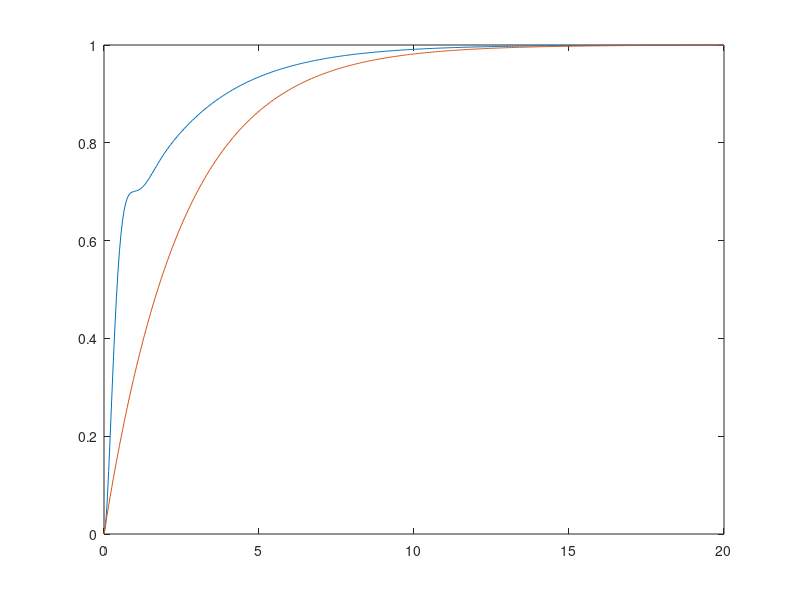

The MATLAB source for this figure:
%Parameters
Kq = -24;
Tt2 = 1.4;
wsp = sqrt(13);
zsp = 2/wsp;
VTAS = 160;
kr = -0.089;
kth = -0.4735;

s = tf('s');

% transfer function Hq, basis
Hq = Kq * (Tt2*s + 1) /(s^2 + 2* zsp*wsp*s + wsp^2);

% list of tf's in a vector
Htheta = Hq/s;
Hgamma = Hq/(s*(1+Tt2*s));
Hh = VTAS*Hq/(s^2*(1+ Tt2*s));

H = [Hq; Htheta; Hgamma; Hh];


sys1 = minreal(ss(H));

%Feedback system establishment
Kr = [kr,0,0,0];
sys2 = minreal(feedback(sys1, Kr));




sys3 = minreal(feedback(kth*sys2,[0,1,0,0]));


mat2str(sys3.A);
mat2str(sys3.B);
mat2str(sys3.C);
mat2str(sys3.D);

t = 0:0.05:20;

y = lsim(sys3, ones(size(t)), t);
y(end,2)

idx = find((y(:,2)>y(end,2)*1.05|y(:,2)<y(end,2)*0.95));
tsettling = t(idx(end)+1)

h = 1/(1+2.5*s);

y1 = lsim(h, ones(size(t)), t);


idx = find((y1>y1(end)*1.05|y1<y1(end)*0.95));
tsettling = t(idx(end)+1)
plot(t, [y(:,2),y1])